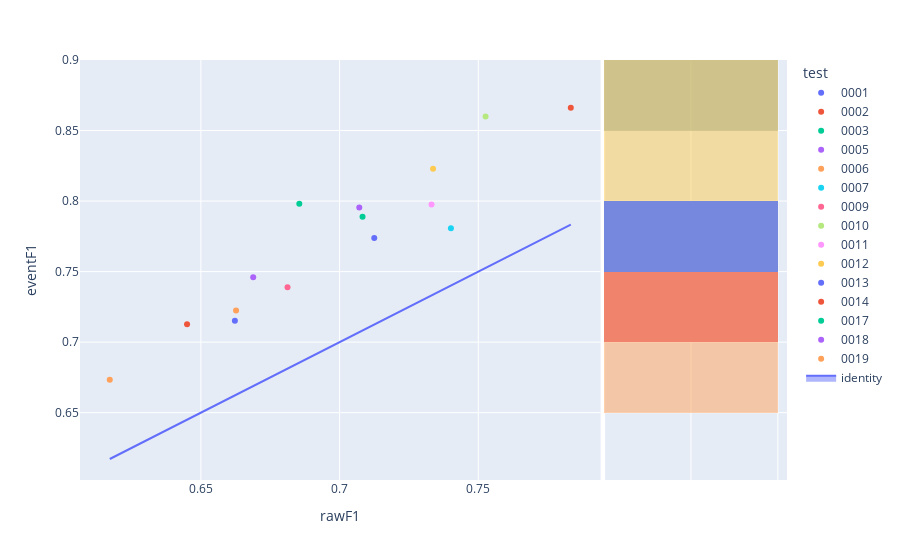

The cell this chart's notebook holds for it:
### Code cell
fig=px.scatter(experimentModels_N2,x='rawF1',y='eventF1',color='test',hover_name='modelId', marginal_y="histogram")
fig.add_trace(
    go.Scatter(x=experimentModels_N2['rawF1'], y=experimentModels_N2['rawF1'], name="identity", mode='lines',fill="toself")
)
fig.show()

### Figure 1 — Plotly figure (JSON) as saved in the notebook; plotly's stock layout.template omitted (floating-point values rounded to 4 significant figures)
{"data": [{"hovertemplate": "<b>%{hovertext}</b><br><br>test=0001<br>rawF1=%{x}<br>eventF1=%{y}<extra></extra>", "hovertext": ["e1d4b905-b790-4fe9-8a43-59b76a36b9dd"], "legendgroup": "0001", "marker": {"color": "#636efa", "symbol": "circle"}, "mode": "markers", "name": "0001", "orientation": "v", "showlegend": true, "type": "scatter", "x": [0.6623], "xaxis": "x", "y": [0.7152], "yaxis": "y"}, {"alignmentgroup": "True", "bingroup": "y", "hovertemplate": "test=0001<br>eventF1=%{y}<br>count=%{x}<extra></extra>", "legendgroup": "0001", "marker": {"color": "#636efa"}, "name": "0001", "offsetgroup": "0001", "opacity": 0.5, "showlegend": false, "type": "histogram", "xaxis": "x2", "y": [0.7152], "yaxis": "y2"}, {"hovertemplate": "<b>%{hovertext}</b><br><br>test=0002<br>rawF1=%{x}<br>eventF1=%{y}<extra></extra>", "hovertext": ["c1f62253-8dcf-4cc8-8b95-bde893a5a09e"], "legendgroup": "0002", "marker": {"color": "#EF553B", "symbol": "circle"}, "mode": "markers", "name": "0002", "orientation": "v", "showlegend": true, "type": "scatter", "x": [0.7834], "xaxis": "x", "y": [0.8661], "yaxis": "y"}, {"alignmentgroup": "True", "bingroup": "y", "hovertemplate": "test=0002<br>eventF1=%{y}<br>count=%{x}<extra></extra>", "legendgroup": "0002", "marker": {"color": "#EF553B"}, "name": "0002", "offsetgroup": "0002", "opacity": 0.5, "showlegend": false, "type": "histogram", "xaxis": "x2", "y": [0.8661], "yaxis": "y2"}, {"hovertemplate": "<b>%{hovertext}</b><br><br>test=0003<br>rawF1=%{x}<br>eventF1=%{y}<extra></extra>", "hovertext": ["4f00824a-e500-4ad5-8aec-b8f5322c821a"], "legendgroup": "0003", "marker": {"color": "#00cc96", "symbol": "circle"}, "mode": "markers", "name": "0003", "orientation": "v", "showlegend": true, "type": "scatter", "x": [0.7083], "xaxis": "x", "y": [0.7889], "yaxis": "y"}, {"alignmentgroup": "True", "bingroup": "y", "hovertemplate": "test=0003<br>eventF1=%{y}<br>count=%{x}<extra></extra>", "legendgroup": "0003", "marker": {"color": "#00cc96"}, "name": "0003", "offsetgroup": "0003", "opacity": 0.5, "showlegend": false, "type": "histogram", "xaxis": "x2", "y": [0.7889], "yaxis": "y2"}, {"hovertemplate": "<b>%{hovertext}</b><br><br>test=0005<br>rawF1=%{x}<br>eventF1=%{y}<extra></extra>", "hovertext": ["b729b67d-261b-41e9-8555-a5749e35811e"], "legendgroup": "0005", "marker": {"color": "#ab63fa", "symbol": "circle"}, "mode": "markers", "name": "0005", "orientation": "v", "showlegend": true, "type": "scatter", "x": [0.6689], "xaxis": "x", "y": [0.746], "yaxis": "y"}, {"alignmentgroup": "True", "bingroup": "y", "hovertemplate": "test=0005<br>eventF1=%{y}<br>count=%{x}<extra></extra>", "legendgroup": "0005", "marker": {"color": "#ab63fa"}, "name": "0005", "offsetgroup": "0005", "opacity": 0.5, "showlegend": false, "type": "histogram", "xaxis": "x2", "y": [0.746], "yaxis": "y2"}, {"hovertemplate": "<b>%{hovertext}</b><br><br>test=0006<br>rawF1=%{x}<br>eventF1=%{y}<extra></extra>", "hovertext": ["d084f1f0-06ef-468e-b82e-16b5f96fdc69"], "legendgroup": "0006", "marker": {"color": "#FFA15A", "symbol": "circle"}, "mode": "markers", "name": "0006", "orientation": "v", "showlegend": true, "type": "scatter", "x": [0.6172], "xaxis": "x", "y": [0.6733], "yaxis": "y"}, {"alignmentgroup": "True", "bingroup": "y", "hovertemplate": "test=0006<br>eventF1=%{y}<br>count=%{x}<extra></extra>", "legendgroup": "0006", "marker": {"color": "#FFA15A"}, "name": "0006", "offsetgroup": "0006", "opacity": 0.5, "showlegend": false, "type": "histogram", "xaxis": "x2", "y": [0.6733], "yaxis": "y2"}, {"hovertemplate": "<b>%{hovertext}</b><br><br>test=0007<br>rawF1=%{x}<br>eventF1=%{y}<extra></extra>", "hovertext": ["e4a48e65-6ade-4c80-a360-abf73bd39eeb"], "legendgroup": "0007", "marker": {"color": "#19d3f3", "symbol": "circle"}, "mode": "markers", "name": "0007", "orientation": "v", "showlegend": true, "type": "scatter", "x": [0.7401], "xaxis": "x", "y": [0.7807], "yaxis": "y"}, {"alignmentgroup": "True", "bingroup": "y", "hovertemplate": "test=0007<br>eventF1=%{y}<br>count=%{x}<extra></extra>", "legendgroup": "0007", "marker": {"color": "#19d3f3"}, "name": "0007", "offsetgroup": "0007", "opacity": 0.5, "showlegend": false, "type": "histogram", "xaxis": "x2", "y": [0.7807], "yaxis": "y2"}, {"hovertemplate": "<b>%{hovertext}</b><br><br>test=0009<br>rawF1=%{x}<br>eventF1=%{y}<extra></extra>", "hovertext": ["1eca4001-1d4f-4d59-b1de-1b02a0d6f95f"], "legendgroup": "0009", "marker": {"color": "#FF6692", "symbol": "circle"}, "mode": "markers", "name": "0009", "orientation": "v", "showlegend": true, "type": "scatter", "x": [0.6812], "xaxis": "x", "y": [0.7389], "yaxis": "y"}, {"alignmentgroup": "True", "bingroup": "y", "hovertemplate": "test=0009<br>eventF1=%{y}<br>count=%{x}<extra></extra>", "legendgroup": "0009", "marker": {"color": "#FF6692"}, "name": "0009", "offsetgroup": "0009", "opacity": 0.5, "showlegend": false, "type": "histogram", "xaxis": "x2", "y": [0.7389], "yaxis": "y2"}, {"hovertemplate": "<b>%{hovertext}</b><br><br>test=0010<br>rawF1=%{x}<br>eventF1=%{y}<extra></extra>", "hovertext": ["c35d7164-a086-4277-899c-731c13b90a75"], "legendgroup": "0010", "marker": {"color": "#B6E880", "symbol": "circle"}, "mode": "markers", "name": "0010", "orientation": "v", "showlegend": true, "type": "scatter", "x": [0.7526], "xaxis": "x", "y": [0.8599], "yaxis": "y"}, {"alignmentgroup": "True", "bingroup": "y", "hovertemplate": "test=0010<br>eventF1=%{y}<br>count=%{x}<extra></extra>", "legendgroup": "0010", "marker": {"color": "#B6E880"}, "name": "0010", "offsetgroup": "0010", "opacity": 0.5, "showlegend": false, "type": "histogram", "xaxis": "x2", "y": [0.8599], "yaxis": "y2"}, {"hovertemplate": "<b>%{hovertext}</b><br><br>test=0011<br>rawF1=%{x}<br>eventF1=%{y}<extra></extra>", "hovertext": ["d610a0a1-aae2-46e6-b31e-a91cb6c987fe"], "legendgroup": "0011", "marker": {"color": "#FF97FF", "symbol": "circle"}, "mode": "markers", "name": "0011", "orientation": "v", "showlegend": true, "type": "scatter", "x": [0.7331], "xaxis": "x", "y": [0.7976], "yaxis": "y"}, {"alignmentgroup": "True", "bingroup": "y", "hovertemplate": "test=0011<br>eventF1=%{y}<br>count=%{x}<extra></extra>", "legendgroup": "0011", "marker": {"color": "#FF97FF"}, "name": "0011", "offsetgroup": "0011", "opacity": 0.5, "showlegend": false, "type": "histogram", "xaxis": "x2", "y": [0.7976], "yaxis": "y2"}, {"hovertemplate": "<b>%{hovertext}</b><br><br>test=0012<br>rawF1=%{x}<br>eventF1=%{y}<extra></extra>", "hovertext": ["58ce72d9-8af2-4491-8cb9-99536ad462a1"], "legendgroup": "0012", "marker": {"color": "#FECB52", "symbol": "circle"}, "mode": "markers", "name": "0012", "orientation": "v", "showlegend": true, "type": "scatter", "x": [0.7337], "xaxis": "x", "y": [0.823], "yaxis": "y"}, {"alignmentgroup": "True", "bingroup": "y", "hovertemplate": "test=0012<br>eventF1=%{y}<br>count=%{x}<extra></extra>", "legendgroup": "0012", "marker": {"color": "#FECB52"}, "name": "0012", "offsetgroup": "0012", "opacity": 0.5, "showlegend": false, "type": "histogram", "xaxis": "x2", "y": [0.823], "yaxis": "y2"}, {"hovertemplate": "<b>%{hovertext}</b><br><br>test=0013<br>rawF1=%{x}<br>eventF1=%{y}<extra></extra>", "hovertext": ["b0dc28a7-8906-48a2-9333-829d89d4da08"], "legendgroup": "0013", "marker": {"color": "#636efa", "symbol": "circle"}, "mode": "markers", "name": "0013", "orientation": "v", "showlegend": true, "type": "scatter", "x": [0.7125], "xaxis": "x", "y": [0.7738], "yaxis": "y"}, {"alignmentgroup": "True", "bingroup": "y", "hovertemplate": "test=0013<br>eventF1=%{y}<br>count=%{x}<extra></extra>", "legendgroup": "0013", "marker": {"color": "#636efa"}, "name": "0013", "offsetgroup": "0013", "opacity": 0.5, "showlegend": false, "type": "histogram", "xaxis": "x2", "y": [0.7738], "yaxis": "y2"}, {"hovertemplate": "<b>%{hovertext}</b><br><br>test=0014<br>rawF1=%{x}<br>eventF1=%{y}<extra></extra>", "hovertext": ["54cb709f-d446-42be-9fd1-06990c8afe3f"], "legendgroup": "0014", "marker": {"color": "#EF553B", "symbol": "circle"}, "mode": "markers", "name": "0014", "orientation": "v", "showlegend": true, "type": "scatter", "x": [0.645], "xaxis": "x", "y": [0.7126], "yaxis": "y"}, {"alignmentgroup": "True", "bingroup": "y", "hovertemplate": "test=0014<br>eventF1=%{y}<br>count=%{x}<extra></extra>", "legendgroup": "0014", "marker": {"color": "#EF553B"}, "name": "0014", "offsetgroup": "0014", "opacity": 0.5, "showlegend": false, "type": "histogram", "xaxis": "x2", "y": [0.7126], "yaxis": "y2"}, {"hovertemplate": "<b>%{hovertext}</b><br><br>test=0017<br>rawF1=%{x}<br>eventF1=%{y}<extra></extra>", "hovertext": ["16ad2dbe-89ae-49a8-bb50-2fe8808350e1"], "legendgroup": "0017", "marker": {"color": "#00cc96", "symbol": "circle"}, "mode": "markers", "name": "0017", "orientation": "v", "showlegend": true, "type": "scatter", "x": [0.6855], "xaxis": "x", "y": [0.7982], "yaxis": "y"}, {"alignmentgroup": "True", "bingroup": "y", "hovertemplate": "test=0017<br>eventF1=%{y}<br>count=%{x}<extra></extra>", "legendgroup": "0017", "marker": {"color": "#00cc96"}, "name": "0017", "offsetgroup": "0017", "opacity": 0.5, "showlegend": false, "type": "histogram", "xaxis": "x2", "y": [0.7982], "yaxis": "y2"}, {"hovertemplate": "<b>%{hovertext}</b><br><br>test=0018<br>rawF1=%{x}<br>eventF1=%{y}<extra></extra>", "hovertext": ["b98204bb-7019-427e-a9f2-a672dfd87243"], "legendgroup": "0018", "marker": {"color": "#ab63fa", "symbol": "circle"}, "mode": "markers", "name": "0018", "orientation": "v", "showlegend": true, "type": "scatter", "x": [0.7071], "xaxis": "x", "y": [0.7955], "yaxis": "y"}, {"alignmentgroup": "True", "bingroup": "y", "hovertemplate": "test=0018<br>eventF1=%{y}<br>count=%{x}<extra></extra>", "legendgroup": "0018", "marker": {"color": "#ab63fa"}, "name": "0018", "offsetgroup": "0018", "opacity": 0.5, "showlegend": false, "type": "histogram", "xaxis": "x2", "y": [0.7955], "yaxis": "y2"}, {"hovertemplate": "<b>%{hovertext}</b><br><br>test=0019<br>rawF1=%{x}<br>eventF1=%{y}<extra></extra>", "hovertext": ["48b09ab7-ec21-48fa-ae25-c197b95a7389"], "legendgroup": "0019", "marker": {"color": "#FFA15A", "symbol": "circle"}, "mode": "markers", "name": "0019", "orientation": "v", "showlegend": true, "type": "scatter", "x": [0.6627], "xaxis": "x", "y": [0.7224], "yaxis": "y"}, {"alignmentgroup": "True", "bingroup": "y", "hovertemplate": "test=0019<br>eventF1=%{y}<br>count=%{x}<extra></extra>", "legendgroup": "0019", "marker": {"color": "#FFA15A"}, "name": "0019", "offsetgroup": "0019", "opacity": 0.5, "showlegend": false, "type": "histogram", "xaxis": "x2", "y": [0.7224], "yaxis": "y2"}, {"fill": "toself", "mode": "lines", "name": "identity", "type": "scatter", "x": [0.6623, 0.7834, 0.7083, 0.6689, 0.6172, 0.7401, 0.6812, 0.7526, 0.7331, 0.7337, 0.7125, 0.645, 0.6855, 0.7071, 0.6627], "y": [0.6623, 0.7834, 0.7083, 0.6689, 0.6172, 0.7401, 0.6812, 0.7526, 0.7331, 0.7337, 0.7125, 0.645, 0.6855, 0.7071, 0.6627]}], "layout": {"barmode": "overlay", "legend": {"title": {"text": "test"}, "tracegroupgap": 0}, "margin": {"t": 60}, "xaxis": {"anchor": "y", "domain": [0, 0.7363], "title": {"text": "rawF1"}}, "xaxis2": {"anchor": "y2", "domain": [0.7413, 1], "matches": "x2", "showgrid": true, "showline": false, "showticklabels": false, "ticks": ""}, "yaxis": {"anchor": "x", "domain": [0, 1], "title": {"text": "eventF1"}}, "yaxis2": {"anchor": "x2", "domain": [0, 1], "matches": "y", "showgrid": true, "showticklabels": false}}}
